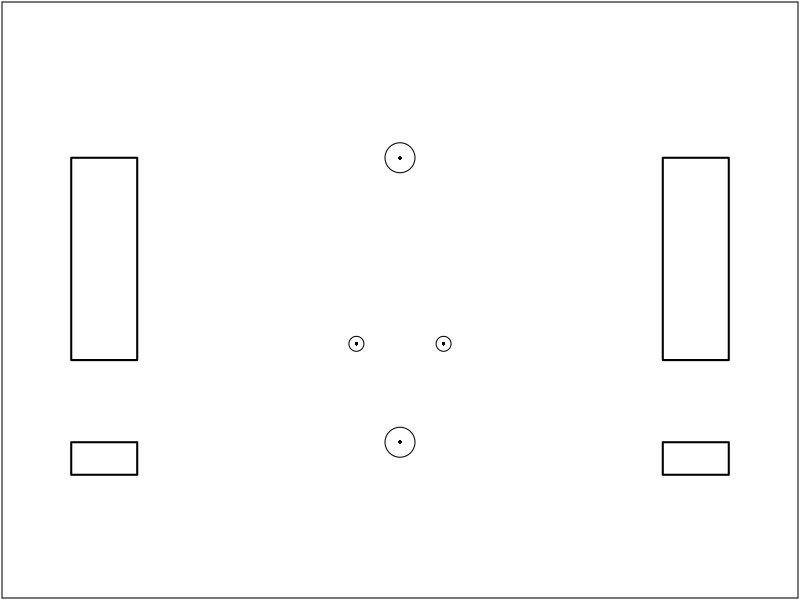

Generate this figure with R:
mm2in <-
function(mm)
{
  cm <- mm/10
  cm/2.54
}


height <- 2.75
width <-  5.75
pdf("cover.pdf", height=height, width=width)
par(mar=rep(0.1, 4))
plot(0, 0, type="n", xaxt="n", yaxt="n", xlab="", ylab="",
     xlim=c(0, width), ylim=c(0,height), xaxs="i", yaxs="i")

# servos
servo_size <- c("height"=mm2in(23.71), "width"=mm2in(12.11))
y1 <- height/2 - servo_size["height"]/2
y2 <- height/2 + servo_size["height"]/2
x1 <- 0.5
x2 <- x1 + servo_size["width"]


# slots for cables
slot_height <- 0.15
y1n <- y1 - (y1 -slot_height)/2
y2n <- y1n - slot_height

# servos, adjusted
y1p <- y1 + y2n/2
y2p <- y2 + y2n/2
rect(x1, y1p, x2, y2p, lwd=2)
rect(width-x1, y1p, width-x2, y2p, lwd=2)

# slots for cables, adjusted
y1np <- y1n + y2n/2
y2np <- y2n + y2n/2
rect(x1, y1np, x2, y2np, lwd=2)
rect(width-x1, y1np, width-x2, y2np, lwd=2)

# button
m <- width/2
y3 <- (y1 + y1n)/2
points(m, y3, cex=4)
points(m, y3, cex=0.5, pch=16)

# LEDs
x3 <- m - mm2in(8)
x4 <- m + mm2in(8)
y4 <- y3 + (y2 + height)/2 - y2
points(x3, y4, cex=2)
points(x4, y4, cex=2)
points(x3, y4, cex=0.5, pch=16)
points(x4, y4, cex=0.5, pch=16)

# mic
y5 <- height-y3
points(m, y5, cex=4)
points(m, y5, cex=0.5, pch=16)



dev.off()
